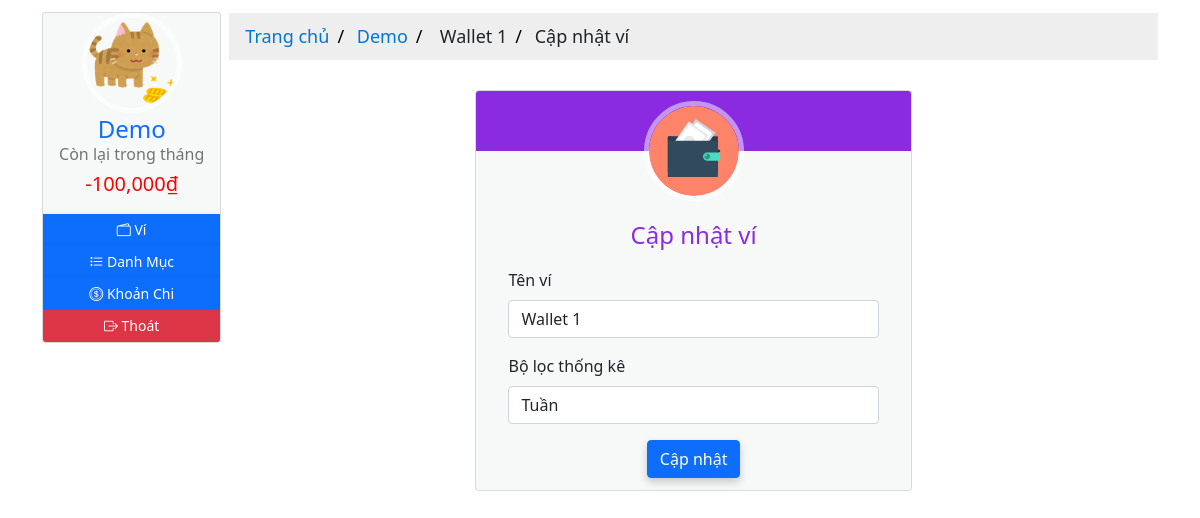
/1/1/update (signed in), run on the app's committed database.
### moneymanagement/models.py (models this page shows, shortened)
class User(db.Model, UserMixin):
  __tablename__ = 'users'
  id = db.Column(db.Integer, primary_key=True)
  email = db.Column(db.String(64), nullable=False, unique=True, index=True)
  username = db.Column(db.String(64), nullable=False, unique=True, index=True)
  password_hash = db.Column(db.String(128))
  profile_image = db.Column(db.String(64), nullable=False, default='df_profile.svg')
  wallets = db.relationship('Wallet', back_populates='owner', lazy='dynamic')
  items = db.relationship('Item', back_populates='users', lazy='dynamic')
  expenditures = db.relationship('Expenditure', back_populates='users', lazy=True)
  money_saving = db.relationship('MoneySaving', back_populates='user', lazy='dynamic')
  def total_expenses_by_date(self, date):
    total = 0
    for wallet in self.wallets:
      total += wallet.total_expense_by_date(date)
    return total
  def total_balance_by_date(self, date):
    total = 0
    for wallet in self.wallets:
      total += wallet.total_balance_by_date(date)
    return total
  def rest_balance_by_date(self, date):
    return self.total_balance_by_date(date) - self.total_expenses_by_date(date)

class TrackBalance(db.Model):
  __tablename__ = 'trackbalances'
  id = db.Column(db.Integer, primary_key=True)
  date = db.Column(db.DateTime, nullable=False, unique=True, index=True)
  balance = db.Column(db.Integer, nullable=False, default=0)
  description = db.Column(db.String(128))
  check = db.Column(db.Boolean, default=False)
  wallet_id = db.Column(db.Integer, db.ForeignKey('wallets.id'))
  wallet = db.relationship('Wallet', back_populates='track_balances', uselist=False)

class Expenditure(db.Model):
  __tablename__ = 'expenditures'
  id = db.Column(db.Integer, primary_key=True)
  name = db.Column(db.String(32), nullable=False)
  date = db.Column(db.Date, nullable=False, default=datetime.utcnow().strftime('%Y-%m-%d'))
  description = db.Column(db.String(128), nullable=False, default='Không có miêu tả nào')
  amount = db.Column(db.Integer, nullable=False, default=0)
  item_id = db.Column(db.Integer, db.ForeignKey('items.id'))
  items = db.relationship('Item', back_populates='expenditures', uselist=False)
  user_id = db.Column(db.Integer, db.ForeignKey('users.id'))
  users = db.relationship('User', back_populates='expenditures', uselist=False)
  wallet_id = db.Column(db.Integer, db.ForeignKey('wallets.id'))
  wallet = db.relationship('Wallet', back_populates='expenditures', uselist=False)

class Wallet(db.Model):
  __tablename__ = 'wallets'
  id = db.Column(db.Integer, primary_key=True)
  name = db.Column(db.String(16), nullable=False)
  date = db.Column(db.DateTime, default=datetime.utcnow())
  filter = db.Column(db.Integer, nullable=False, default=2)
  user_id = db.Column(db.Integer, db.ForeignKey('users.id'))
  owner = db.relationship('User', back_populates='wallets', uselist=False)
  track_balances = db.relationship('TrackBalance', back_populates='wallet', lazy='dynamic')
  items = db.relationship('Item', back_populates='wallet', lazy='dynamic')
  expenditures = db.relationship('Expenditure', back_populates='wallet', lazy='dynamic')
  money_saving = db.relationship('MoneySaving', back_populates='wallet', lazy='dynamic')
  def total_balance_by_date(self, date):
    total = 0
    for track in self.track_balances:
      if date in track.date.strftime('%Y-%m-%d'):
        total += track.balance
    return total
  def total_expense_by_date(self, date):
    total = 0
    for expense in self.expenditures:
      if date in expense.date.strftime('%Y-%m-%d'):
        total += expense.amount
    return total

### moneymanagement/wallets/views.py (the view)
@wallets_blueprint.route('/<int:user_id>/<int:wallet_id>/update', methods=['GET', 'POST'])
@login_required
def update(user_id, wallet_id):
  wallet = Wallet.query.get_or_404(wallet_id)
  if wallet.user_id != user_id:
    abort(403)
  form = UpdateWalletForm()
  if form.validate_on_submit():
    wallet.name = form.name.data
    wallet.filter = form.filter.data
    db.session.commit()
    flash('Ví đã được cập nhật!')
    return redirect(url_for('wallets.manage', user_id=user_id, wallet_id=wallet_id))
  elif request.method == 'GET':
    form.name.data = wallet.name
    form.filter.data = wallet.filter
  return render_template('wallets/update.html', form=form, wallet=wallet)

### moneymanagement/wallets/forms.py
class UpdateWalletForm(FlaskForm):
  name = StringField('Wallet Name', validators=[DataRequired(), Length(min=1, max=16)])
  filter = SelectField('Filter', choices=[(1, 'Tuần'), (2, 'Tháng'), (3, 'Năm')], default=2, validators=[DataRequired()])
  submit = SubmitField('Create')

### moneymanagement/__init__.py (called while the page is built)
@app.context_processor
def inject_now():
    return {'now': datetime.utcnow()}

### moneymanagement/models.py (called while the page is built)
@login_manager.user_loader
def load_user(user_id):
  return User.query.get(user_id)

### moneymanagement/wallets/views.py (called while the page is built)
@wallets_blueprint.context_processor
def inject_wallet():
  return {'wallet': Wallet.query.filter_by(user_id=current_user.id).first()}

### moneymanagement/templates/wallets/update.html (shortened to what this page needs)
{% extends 'base-2.html' %}
{%block breadcrumb %}
<div class="content-breadcrumb">
  <ul class="breadcrumb">
    <li>
      <a href="{{ url_for('core.home', user_id=current_user.id) }}"
        >Trang chủ</a
      >
    </li>
    <li><a href="#">{{ current_user.username }}</a></li>
    <li><a href="{{ url_for('users.wallet', user_id=current_user.id) }}"></a> {{ wallet.name }}</li>
    <li>Cập nhật ví</li>
  </ul>
</div>
{% endblock breadcrumb %}
{%block content %}
<div class="content-home">
  <div class="container">
    <div class="row">
      <div class="col-sm-3"></div>
      <div class="col-sm-6">
        <div class="card hovercard">
          <div class="avatar">
            <a href="#">
              <img
                alt=""
                src="{{ url_for('static', filename='icons/wallet-icon.svg') }}"
              />
            </a>
          </div>
          <div class="info">
            <div class="title">
              <p><h4 class="color">Cập nhật ví</h4></p>
            </div>
            <div class="container" align="left">
              <form method="POST">
                <div class="row">
                  <div class="col-sm-12">
                    <label class="form-label" for="name">Tên ví</label>
                    {{form.name(class="form-control") }} {{ render_error(form.name) }}
                  </div>
                </div>
                <div class="row">
                  <div class="col-sm-12">
                    <label class="form-label" for="filter">Bộ lọc thống kê</label>
                    {{form.filter(class="form-control") }} {{ render_error(form.filter) }}
                  </div>
                <div class="col-12 button-center">{{ form.submit(class="btn btn-primary", value="Cập nhật") }}</div>
              </form>
            </div>
          </div>
        </div>
      </div>
    </div>
  </div>
</div>
{% endblock content %}

### moneymanagement/templates/base-2.html (shortened to what this page needs)
{% from "_render_field.html" import render_field, render_error %}
<!DOCTYPE html>
<html lang="en">
  <head>
    <link
      rel="stylesheet"
      type="text/css"
      href="{{ url_for('static', filename='styles/main.css') }}"
    />
    <link
      rel="stylesheet"
      type="text/css"
      href="{{ url_for('static', filename='styles/profile.css') }}"
    />
    <link
      rel="stylesheet"
      type="text/css"
      href="{{ url_for('static', filename='styles/card.css') }}"
    />
    <link
      rel="stylesheet"
      type="text/css"
      href="{{ url_for('static', filename='styles/table.css') }}"
    />
    <link
      rel="stylesheet"
      type="text/css"
      href="{{ url_for('static', filename='styles/pagination.css') }}"
    />
    <link
      rel="stylesheet"
      href="https://cdnjs.cloudflare.com/ajax/libs/font-awesome/4.7.0/css/font-awesome.min.css"
    />
    <link
      rel="stylesheet"
      href="https://cdn.jsdelivr.net/npm/bootstrap-icons@1.7.2/font/bootstrap-icons.css"
    />
    <link
      href="https://cdn.jsdelivr.net/npm/bootstrap@5.1.1/dist/css/bootstrap.min.css"
      rel="stylesheet"
    />
  </head>
  <body>
    <div class="container">
      <div class="row g-2">
        <div class="col-sm-2">
          <div class="card hovercard">
            <div class="avatar-profile">
              <a href="#" data-bs-toggle="modal" data-bs-target="#exampleModal">
                <img
                  alt=""
                  src="{{ url_for('static', filename='profile_pics/' + current_user.profile_image) }}"
                />
              </a>
            </div>
            <div class="info">
              <div class="title">
                <a
                  target="_blank"
                  href="#"
                  data-bs-toggle="modal"
                  data-bs-target="#exampleModal"
                  >{{ current_user.username }}</a
                >
              </div>
              {% block current_balance %}
              <div class="desc"><h6>Còn lại trong tháng</h6></div>
              <div class="desc">
                {% if current_user.rest_balance_by_date(now.strftime('%Y-%m')) >
                (current_user.total_balance_by_date(now.strftime('%Y-%m')) / 2)
                %}
                <h5 style="color: green">
                  {{
                  "{:,.0f}".format(current_user.rest_balance_by_date(now.strftime('%Y-%m')))
                  }}<span>&#8363;</span>
                </h5>
                {%else %}
                <h5 style="color: red">
                  {{
                  "{:,.0f}".format(current_user.rest_balance_by_date(now.strftime('%Y-%m')))
                  }}<span>&#8363;</span>
                </h5>
                {% endif %}
              </div>
              {% endblock current_balance %}
            </div>
            <div
              class="bottom"
              id="none-padding-margin"
              style="text-align: center"
            >
              <div class="title">
                <div class="row g2">
                  <a
                    class="btn btn-primary btn-sm margin btn-icon"
                    href="{{ url_for('users.wallet', user_id=current_user.id) }}"
                  >
                    <i class="bi bi-wallet2"></i><span>&nbsp;Ví</span>
                  </a>
                </div>
              </div>
              <div class="title">
                <div class="row g2" style="text-align: left">
                  <a
                    class="btn btn-primary btn-sm margin btn-icon"
                    href="{{ url_for('users.item', user_id=current_user.id) }}"
                  >
                    <i class="bi bi-list-task"></i><span>&nbsp;Danh Mục</span>
                  </a>
                </div>
              </div>
              <div class="title">
                <div class="row g2" style="text-align: left">
                  <a
                    class="btn btn-primary btn-sm margin btn-icon"
                    href="{{ url_for('users.expense', user_id=current_user.id) }}"
                  >
                    <i class="bi bi-coin"></i><span>&nbsp;Khoản Chi</span>
                  </a>
                </div>
              </div>
              <div class="title">
                <div class="row g2" style="text-align: left">
                  <a
                    class="btn btn-danger btn-sm margin btn-icon"
                    href="{{ url_for('users.logout') }}"
                  >
                    <i class="bi bi-box-arrow-right"></i
                    ><span>&nbsp;Thoát</span>
                  </a>
                </div>
              </div>
            </div>
          </div>
        </div>
        <div class="col-sm-10">
          {% block breadcrumb %}{% endblock breadcrumb %}
          <div
            class="container"
            style="height: 100vh; max-height=fit-content; overflow-y: auto;"
          >
            {% block content %}{% endblock content %}
          </div>
        </div>
      </div>
    </div>
  </body>
</html>

### moneymanagement/static/styles/main.css (style rules this page uses)
.content-breadcrumb { margin: auto; border: none; margin-top: 11px; }
.content-home { margin: auto; width: 100%; box-sizing: content-box; }
.button-center { margin-left: auto; margin-right: auto; text-align: center; }
.card { box-shadow: 0 4px 8px 0 rgba(0, 0, 0, 0.2); transition: 0.3s; }
.container { padding: 2px 16px; }
.btn-primary { box-shadow: 0 4px 8px 0 rgba(0, 0, 0, 0.2); transition: 0.3s; }
body, html { height: 100%; margin: 0; font-family: Arial, Helvetica, sans-serif; }
* { box-sizing: border-box; }

### moneymanagement/static/styles/profile.css (style rules this page uses)
.card { padding-top: 20px; margin: 10px 0 20px 0; background-color: rgba(214, 224, 226, 0.2); border-top-width: 0; border-bottom-width: 2px; -webkit-border-radius: 3px; -moz-border-radius: 3px; border-radius: 3px; -webkit-box-shadow: none; -moz-box-shadow: none; box-shadow: none; -webkit-box-sizing: border-box; -moz-box-sizing: border-box; box-sizing: border-box; }
.card.hovercard { position: relative; padding-top: 0; overflow: hidden; text-align: center; background-color: rgba(214, 224, 226, 0.2); }
.card.hovercard .avatar-profile { top: -50px; }
.card.hovercard .avatar-profile img { width: 100px; height: 100px; max-width: 100px; max-height: 100px; -webkit-border-radius: 50%; -moz-border-radius: 50%; border-radius: 50%; border: 5px solid rgba(255, 255, 255, 0.5); }
.card.hovercard .avatar { position: relative; top: -50px; margin-bottom: -50px; }
.card.hovercard .avatar img { width: 100px; height: 100px; max-width: 100px; max-height: 100px; -webkit-border-radius: 50%; -moz-border-radius: 50%; border-radius: 50%; border: 5px solid rgba(255, 255, 255, 0.5); }
.card.hovercard .info { padding: 4px 8px 10px; }
.card.hovercard .info .title { margin-bottom: 4px; font-size: 24px; line-height: 1; color: #262626; vertical-align: middle; }
.card.hovercard .info .desc { overflow: hidden; font-size: 12px; line-height: 20px; color: #737373; text-overflow: ellipsis; }
.card.hovercard .bottom { padding: 0 20px; margin-bottom: 17px; }
.btn-icon { border-radius: 50%; width: 32px; height: 32px; line-height: 18px; }
a.margin { margin: 0px; }

### moneymanagement/static/styles/card.css (style rules this page uses)
h4.color { color: blueviolet; }
ul.breadcrumb { padding: 10px 16px; list-style: none; background-color: #eee; }
ul.breadcrumb li { display: inline; font-size: 18px; }
ul.breadcrumb li + li:before { padding: 8px; color: black; content: "/\00a0"; }
ul.breadcrumb li a { color: #0275d8; text-decoration: none; }
#none-padding-margin { padding: 0; margin: 0; }

### moneymanagement/static/styles/table.css (style rules this page uses)
body { background: #f9f9f9; font-family: "Roboto", sans-serif; }
a:link { text-decoration: none; }

### data on the page
User: profile_image (picture), username "Demo"
TrackBalance: rest_balance_by_date "-100,000"
Wallet: name "Wallet 1", filter "Tuần"
